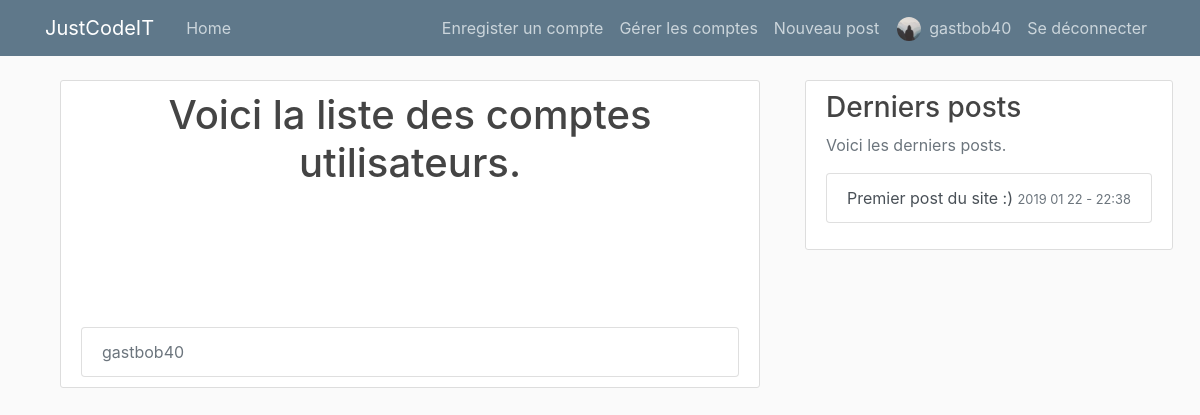
The app's page /manage-account (signed in), older data.
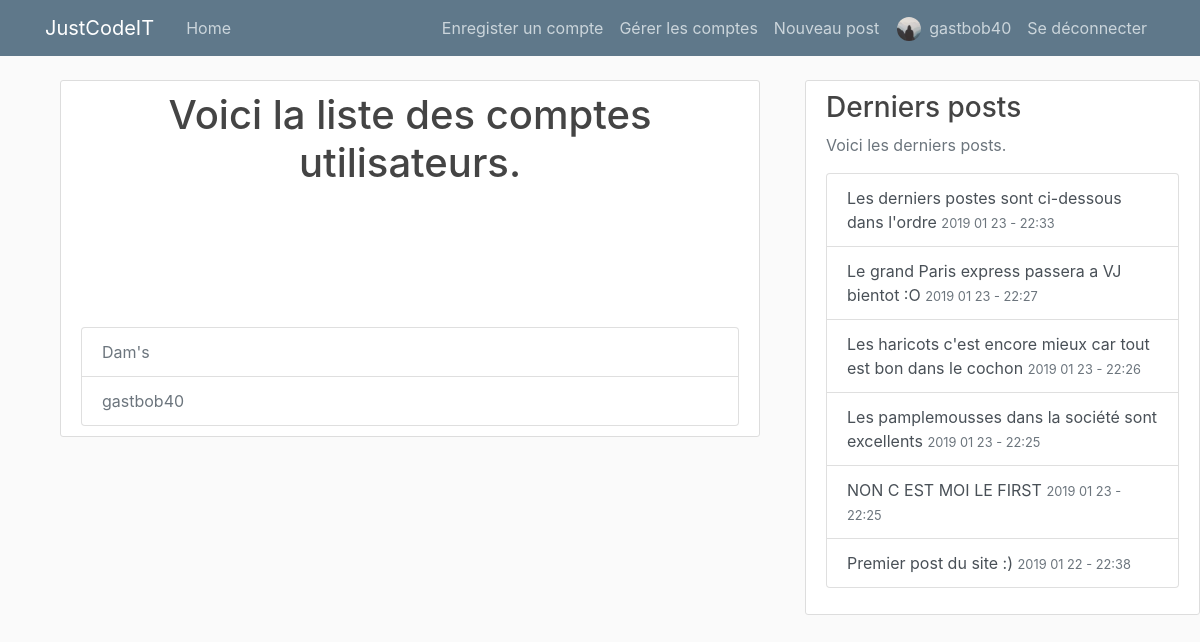
The same page, newer data.
### site_jci/models.py (models this page shows, shortened)
class User(db.Model, UserMixin):
    id = db.Column(db.Integer, primary_key=True)
    username = db.Column(db.String(20), unique=True, nullable=False)
    password = db.Column(db.String(60), nullable=False)
    image_file = db.Column(db.String(20), nullable=False, default='default.jpg')
    permission = db.Column(db.String(40), nullable=False)
    posts = db.relationship('Post', backref='author', lazy=True)

class Post(db.Model):
    id = db.Column(db.Integer, primary_key=True)
    title = db.Column(db.String(100), nullable=False)
    date_posted = db.Column(db.DateTime, nullable=False, default=datetime.utcnow)
    content = db.Column(db.Text, nullable=False)
    user_id = db.Column(db.Integer, db.ForeignKey('user.id'), nullable=False)

### site_jci/routes.py (the view)
@app.route("/manage-account")
def manageAccount():
    users = db.session.query(User).all()
    return render_template("manageAccount.html", users=users)

### site_jci/models.py (called while the page is built)
@login_manager.user_loader
def load_user(user_id):
    return User.query.get(int(user_id))

### site_jci/routes.py (called while the page is built)
@app.context_processor
def context_processor():
    posts = db.session.query(Post).all()
    if current_user.is_authenticated:
        image_file = url_for('static', filename='profile_pics/' + current_user.image_file)
        return dict(posts=posts, image_file=image_file)
    return dict(posts=posts)

### site_jci/templates/manageAccount.html
{% extends "layout.html" %}
{% block content %}
<main role="main" class="container">
    <div class="content-section">
        <div class="text-center" style="margin: 0 0 10% 0; padding:0 0 10% 0">
            <h1>Voici la liste des comptes utilisateurs.</h1>
        </div>
        <div class="list-group">
            {% for user in users|sort(attribute='username') %}
            <a href="{{ url_for('account_admin', name=user.username) }}" class="list-group-item list-group-item-action disabled">{{ user.username }}</a>
            {% endfor %}
          </div>
    </div>
</main>
{% endblock content %}

### site_jci/templates/layout.html (shortened to what this page needs)
<!DOCTYPE html>
<html lang="en">
<head>
    <link rel="stylesheet" href="https://stackpath.bootstrapcdn.com/bootstrap/4.1.3/css/bootstrap.min.css"
>
    <link rel="stylesheet" type="text/css" href="{{ url_for('static', filename='main.css') }}">
</head>
<body>
    <header class="site-header">
        <nav class="navbar navbar-expand-md navbar-dark bg-steel fixed-top">
            <div class="container">
                <a class="navbar-brand mr-4" href="/">JustCodeIT</a>
                <div class="collapse navbar-collapse" id="navbarToggle">
                    <div class="navbar-nav mr-auto">
                        <a class="nav-item nav-link" href="{{ url_for('homePage') }}">Home</a>
                    </div>
                    <div class="navbar-nav">
                        {% if current_user.is_authenticated %}
                        {% if current_user.permission == "administrator" %}
                        <a class="nav-item nav-link" href="{{ url_for('register') }}">Enregister un compte</a>
                        <a class="nav-item nav-link" href="{{ url_for('manageAccount') }}">Gérer les comptes</a>
                        {% endif %}
                        <a class="nav-item nav-link" href="{{ url_for('new_post') }}">Nouveau post</a>
                        <a href="{{ url_for('account') }}"><img class="rounded-circle account-img" src="{{ image_file }}"
                                style="width: 2vw; height: 2vw; margin: 9px 0px 0px 10px"></a>
                        <a class="nav-item nav-link" href="{{ url_for('account') }}">{{ current_user.username }}</a>
                        <a class="nav-item nav-link" href="{{ url_for('logout') }}">Se déconnecter</a>
                        {% else %}
                        <a class="nav-item nav-link" href="{{ url_for('login') }}">Se connecter</a>
                        {% endif %}
                    </div>
                </div>
            </div>
        </nav>
    </header>
    <main role="main" class="container ">
        <div class="row">
            <div class="col-md-8">
                {% block content %}{% endblock %}
            </div>
            <div class="col-md-4">
                <div class="content-section info-list">
                    <h3>Derniers posts</h3>
                    <p class='text-muted'>Voici les derniers posts.
                        <div class="list-group">
                            {% for post in posts|sort(attribute='date_posted', reverse = True) %}
                            {% if loop.index <= 6 %}
                            <a href="/post/{{ post.id }}" class="list-group-item list-group-item-action">{{
                                post.title
                                }} <small class="text-muted">{{ post.date_posted.strftime('%Y %m %d - %H:%M') }}</small></a>
                            {% endif %}
                            {% endfor %}
                        </div>
                    </p>
                </div>
            </div>
        </div>
    </main>
</html>

Row changes from the older to the newer data that the page shows:
added User: username "Dam's"
added Post: title "Les derniers postes sont ci-dessous dans l'ordre", date_posted "2019 01 23 - 22:33"
added Post: title "Le grand Paris express passera a VJ bientot :O", date_posted "2019 01 23 - 22:27"
added Post: title "Les haricots c'est encore mieux car tout est bon dans le cochon", date_posted "2019 01 23 - 22:26"
added Post: title "Les pamplemousses dans la société sont excellents", date_posted "2019 01 23 - 22:25"
added Post: title "NON C EST MOI LE FIRST", date_posted "2019 01 23 - 22:25"
